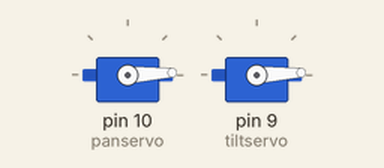
Recording of a sketch running on a simulated Arduino Uno, built with avr-gcc and run on an emulated ATmega328P. On the bench: 2 × servo.

Above: at 0.05 s.
At 0.75 s:
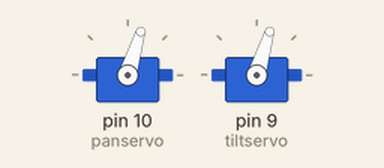
At 1.45 s:
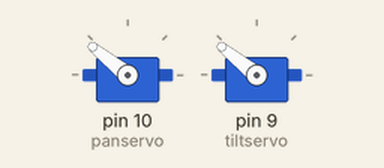
At 2.9 s:
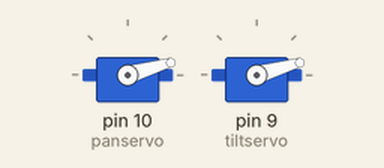
Timing chart, 0 to 7.0 s (numbered marks = the images above):
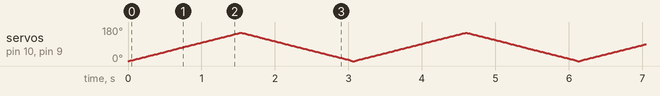

The sketch:

pan_tilt.ino
```cpp
// Servo - Version: Latest
#include <Servo.h>

/*
moves the pan-tilt
*/
Servo panservo;
Servo tiltservo;
int pos = 0;

void setup() {
  pinMode(9, OUTPUT);
  pinMode(10, OUTPUT);
  panservo.attach(10);
  tiltservo.attach(9);
}

void loop() {
  for (pos = 0; pos <= 150; pos += 1) {
    panservo.write(pos);  //can pan (rotate) roughly 180 degrees
    tiltservo.write(pos); //can tilt up& down roughly 150degrees
    delay(10);
  }
  for (pos = 150; pos >= 0; pos -= 1) {
    panservo.write(pos);
    tiltservo.write(pos);
    delay(10);
  }
}
```
